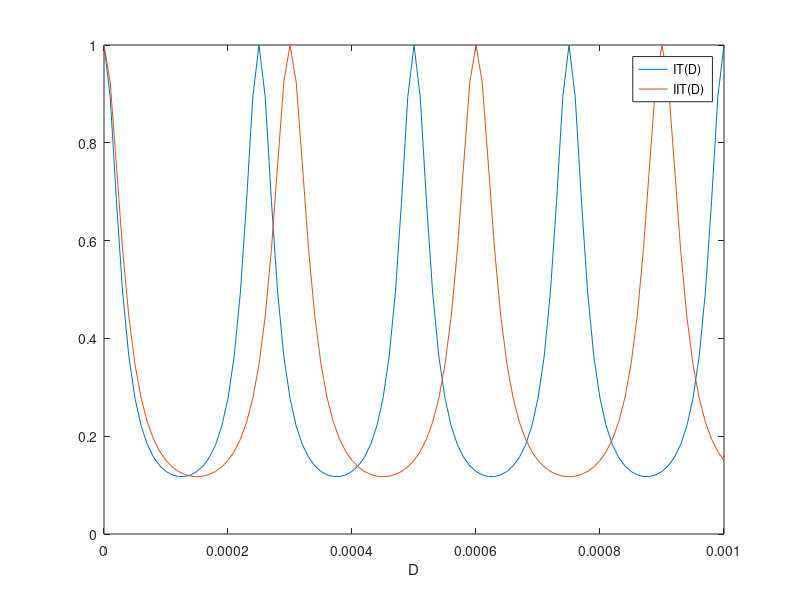

MATLAB code for this plot:
% I18FABRYRDS

% Fabry-Perot Ring pattern in Transmission and Reflection depending on
% angle.

% ?ear normal incidence. Parameters: reflection coefficient, thickness d,
% refractive index
% and range of angles in Rad. All length in mm.

function I18FABRYRDS;
r = 0.7;
Lamda1 = 0.0005;
Lamda2 = 0.0006;
g = (2*r)/(1-r^2);
D = (0:0.00001:0.001);
IT = 1./(1+(g^2)*(sin(2*(pi/Lamda1)*D).^2));
IIT = 1./(1+(g^2)*(sin(2*(pi/Lamda2)*D).^2));

% Graph for transmission depending on angle for fixed ratio of D/l
figure(1);
plot(D,IT,D,IIT);
axis([0 0.001 0 1]);
xlabel('D');
legend('IT(D)','IIT(D)');
